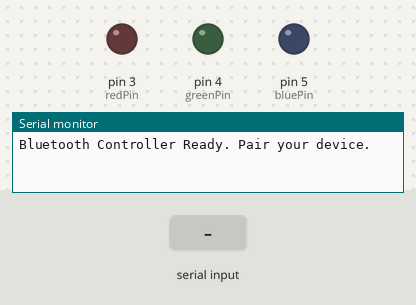
This sketch was run on a simulated Arduino Uno, built with avr-gcc and run on an emulated ATmega328P. Parts: output pins drawn as LEDs (lit = HIGH), the last lines printed to the serial monitor. Dashed ring = blinking. The test bench sets the inputs (shaded band).

Above: at 1.2 s.
1.3 s: "F" received over the second serial link
At 1.45 s:
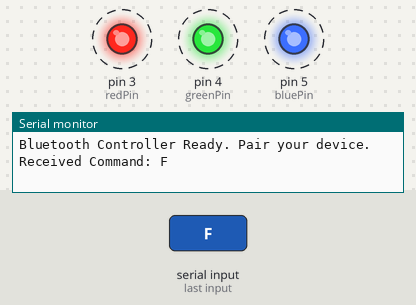
4.3 s: "R" received over the second serial link
At 5.4 s:
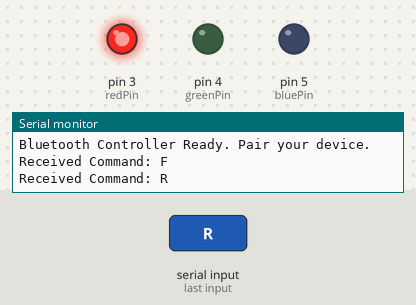
5.8 s: "G" received over the second serial link
At 6.5 s:
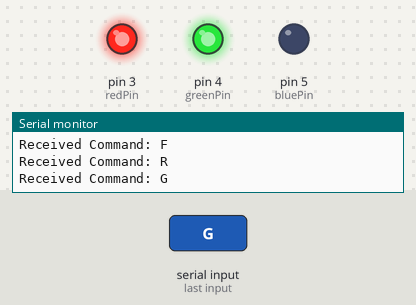
Timing chart, 0 to 8.8 s (numbered marks = the images above; inputs shaded):
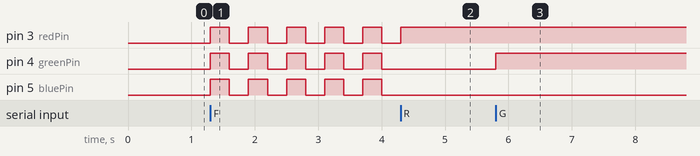

The sketch:

bt_led_control.ino
```cpp
#include <SoftwareSerial.h>

SoftwareSerial BTSerial(10, 11);

const int redPin = 3;
const int greenPin = 4;
const int bluePin = 5;

void setup() {

  Serial.begin(9600);

  BTSerial.begin(9600);

  pinMode(redPin, OUTPUT);
  pinMode(greenPin, OUTPUT);
  pinMode(bluePin, OUTPUT);


  allOff();
  Serial.println("Bluetooth Controller Ready. Pair your device.");
}

void loop() {

  if (BTSerial.available() > 0) {
    char command = BTSerial.read();
    Serial.print("Received Command: ");
    Serial.println(command);

    switch (command) {
      case 'R':
        digitalWrite(redPin, HIGH);
        break;
      case 'G':
        digitalWrite(greenPin, HIGH);
        break;
      case 'B':
        digitalWrite(bluePin, HIGH);
        break;
      case 'X':
        allOff();
        break;
      case 'F':
        flashLEDs();
        break;
      default:

        break;
    }
  }
}

void allOff() {
  digitalWrite(redPin, LOW);
  digitalWrite(greenPin, LOW);
  digitalWrite(bluePin, LOW);
}

void flashLEDs() {
  allOff();
  for (int i = 0; i < 5; i++) {
    digitalWrite(redPin, HIGH);
    digitalWrite(greenPin, HIGH);
    digitalWrite(bluePin, HIGH);
    delay(300);
    allOff();
    delay(300);
  }
}
```

Measured:
- after the input at 1.3 s, pin 3 (redPin), pin 4 (greenPin), pin 5 (bluePin): alternates HIGH for 0.30 s and LOW for 0.30 s, starting at once
- after the input at 4.3 s, pin 3 (redPin): LOW → HIGH at once
- after the input at 5.8 s, pin 4 (greenPin): LOW → HIGH at once
